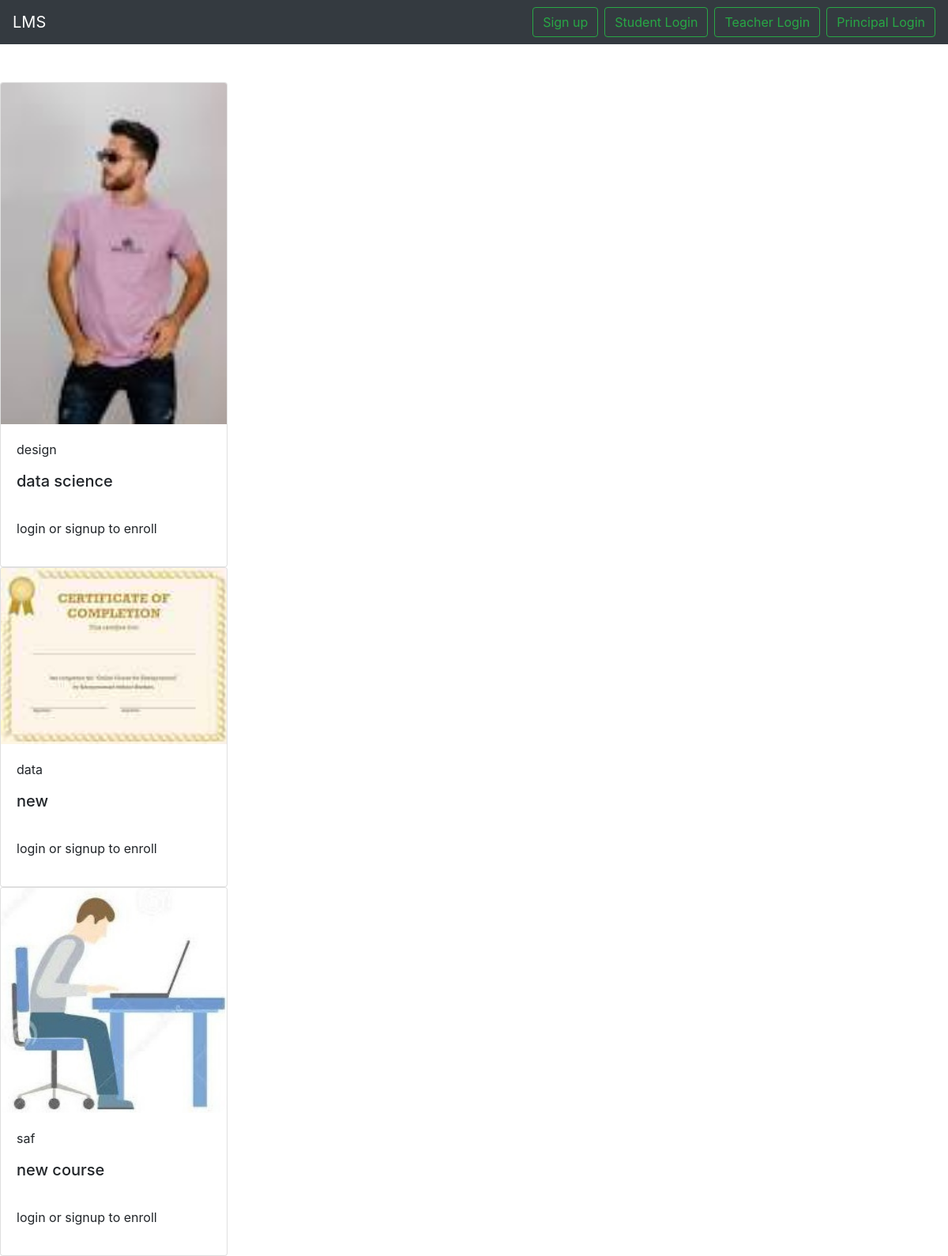
Page /courses/ on the committed database.
### courses/models.py (models this page shows, shortened)
class course(models.Model):
    title = models.CharField(max_length=200)
    category = models.CharField(max_length=200)
    image = models.ImageField(upload_to='courseImg', null=True, blank=True)
    created_by = models.ForeignKey(User, on_delete=models.CASCADE, related_name='created_courses', null=True)

### courses/views.py (the view)
# urls.py: path('courses/', views.coursepage, name='course'),
def coursepage(request):
    college_choices = College.objects.all()
    courses = course.objects.all()
    excluded = []
    if request.user.is_authenticated:
        excluded = mycourses.objects.get(user=request.user).courses.all()
        courses = course.objects.exclude(title__in=[ex.title for ex in excluded])
    return render(request, 'courses.html', {'courses': courses, 'excluded': excluded, 'college_choices': college_choices})

### templates/courses.html
{% extends 'base.html' %}
{% load custom_tags %}
{% block content %}
  {% if request.user.is_authenticated %}
    {% for course in courses %}
      <div class="card" style="width: 18rem;">
        <img class="card-img-top" src={{course.image.url}} alt="Card image cap">
        <div class="card-body">
          <p class="card-text">{{course.category}}</p>
          <h5 class="card-title">{{course.title}}</h5><br />
          <a href={% url 'enroll' course.id %} style="color: red;font-weight: bold;">Enroll course</a>
        </div>
      </div>
    {% endfor %}
    {% for ex in excluded %}
      <div class="card" style="width: 18rem;">
        <img class="card-img-top" src={{ex.image.url}} alt="Card image cap">
        <div class="card-body">
          <p class="card-text">{{ex.category}}</p>
          <h5 class="card-title">{{ex.title}}</h5><br />
          <a href={% url 'usercourse' %} style="color: red;font-weight: bold;">Go to course</a>
        </div>
      </div>
    {% endfor %}
  {% else %}
    {% for course in courses %}
      <div class="card" style="width: 18rem;">
        <img class="card-img-top" src={{course.image.url}} alt="Card image cap">
        <div class="card-body">
          <p class="card-text">{{course.category}}</p>
          <h5 class="card-title">{{course.title}}</h5><br />
          <p>login or signup to enroll</p>
        </div>
      </div>
    {% endfor %}
  {% endif %}
{% endblock content %}

### templates/base.html (shortened to what this page needs)
<!doctype html>
<html lang="en">
  <head>
    <link rel="stylesheet" href="https://stackpath.bootstrapcdn.com/bootstrap/4.5.0/css/bootstrap.min.css"
>
    <link rel="stylesheet" type="text/css"
    href="https://cdnjs.cloudflare.com/ajax/libs/font-awesome/5.15.1/css/all.min.css">
    <link href="//netdna.bootstrapcdn.com/font-awesome/3.2.1/css/font-awesome.css" rel="stylesheet">
  </head>
  <body>
    <nav class="navbar navbar-expand-lg navbar-dark bg-dark mb-5" style="width:100%;">
        <a class="navbar-brand" href="/">LMS</a>
        <div class="collapse navbar-collapse" id="navbarTogglerDemo01">
            <div class="m-0 ml-auto form-inline">
                {% if request.user.is_authenticated %}
                  {% if request.user.profile.status == "s" %}
                    <ul class="navbar-nav">
                        <li class="nav-item dropdown">
                          <a class="nav-link dropdown-toggle mr-2" href="#" id="navbarDropdown" role="button" data-toggle="dropdown"
                              aria-haspopup="true" aria-expanded="false">
                              <span style="color: mintcream;font-family: cursive;letter-spacing: 1px;">Welcome {{request.user}}</span>
                          </a>
                          <div class="dropdown-menu" aria-labelledby="navbarDropdown">
                              <a class="dropdown-item" href="{% url 'usercourse' %}">My courses</a>
                              <a class="dropdown-item" href="{% url 'my-grades' %}">My Grades</a>
                              <a class="dropdown-item" href="#">Account</a>
                              <a class="dropdown-item" href="/logout">Logout</a>
                          </div>
                        </li>
                    </ul>
                  {% elif request.user.profile.status == 't' %}
                    <ul class="navbar-nav">
                      <li class="nav-item dropdown">
                        <a class="nav-link dropdown-toggle mr-2" href="#" id="navbarDropdown" role="button" data-toggle="dropdown"
                            aria-haspopup="true" aria-expanded="false">
                            <span style="color: mintcream;font-family: cursive;letter-spacing: 1px;">Welcome {{request.user}}</span>
                        </a>
                        <div class="dropdown-menu" aria-labelledby="navbarDropdown">
                            <a class="dropdown-item" href="{% url 'usercourse' %}">My courses</a>
                            <a class="dropdown-item" href="{% url 'groups' %}">Groups</a>
                            <a class="dropdown-item" href="#">Account</a>
                            <a class="dropdown-item" style="cursor:pointer;" data-toggle="modal" data-target="#coursemodal">create Course</a>
                            <a class="dropdown-item" href="/logout">Logout</a>
                        </div>
                      </li>
                    </ul>
                  {% elif request.user.profile.status == 'p' %}
                    <ul class="navbar-nav">
                      <li class="nav-item dropdown">
                        <a class="nav-link dropdown-toggle mr-2" href="#" id="navbarDropdown" role="button" data-toggle="dropdown"
                            aria-haspopup="true" aria-expanded="false">
                            <span style="color: mintcream;font-family: cursive;letter-spacing: 1px;">Welcome {{request.user}}</span>
                        </a>
                        <div class="dropdown-menu" aria-labelledby="navbarDropdown">
                            <a class="dropdown-item" style="cursor:pointer;" data-toggle="modal" data-target="#teachersignupmodal">Add a teacher</a>
                            <a class="dropdown-item" href="#">Account</a>
                            <a class="dropdown-item" href="/logout">Logout</a>
                        </div>
                      </li>
                    </ul>
                    {% endif %}
                {% else %}
                <button type="button" class="rbton btn btn-outline-success my-2 my-sm-0 ml-2" data-toggle="modal"
                    data-target="#signupmodal">
                    Sign up
                </button>
                <button type="button" class="rbton btn btn-outline-success my-2 my-sm-0 ml-2" data-toggle="modal"
                    data-target="#loginmodal">
                    Student Login
                </button>
                <button type="button" class="rbton btn btn-outline-success my-2 my-sm-0 ml-2" data-toggle="modal"
                    data-target="#loginmodal">
                    Teacher Login
                </button>
                <button type="button" class="rbton btn btn-outline-success my-2 my-sm-0 ml-2" data-toggle="modal"
                    data-target="#loginmodal">
                    Principal Login
                </button>
            {% endif %}
        </div>
    </nav>
    {% block content %}{% endblock content %}
  </body>
</html>

### rows in the picture
course: image (picture), category "design", title "data science"
course: image (picture), category "data", title "new"
course: image (picture), category "saf", title "new course"
